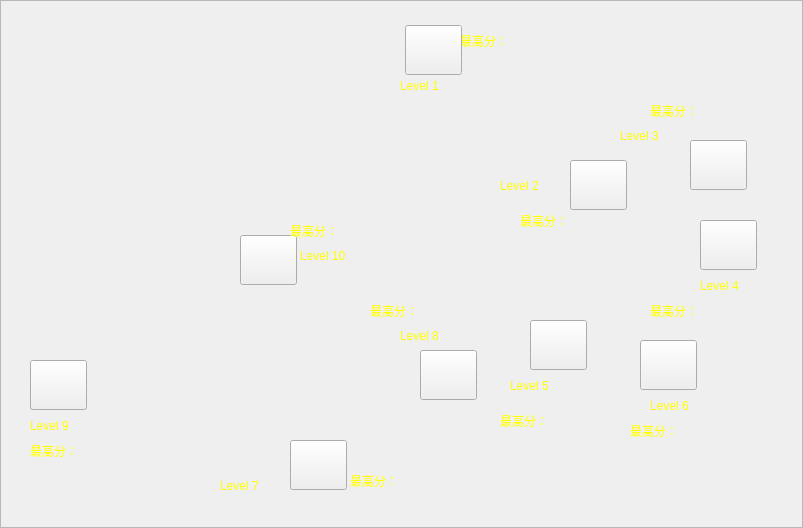
<?xml version="1.0" encoding="UTF-8"?>
<ui version="4.0">
 <class>StartDialog</class>
 <widget class="QWidget" name="StartDialog">
  <property name="geometry">
   <rect>
    <x>0</x>
    <y>0</y>
    <width>803</width>
    <height>528</height>
   </rect>
  </property>
  <property name="windowTitle">
   <string>Form</string>
  </property>
  <property name="styleSheet">
   <string notr="true">QFrame#frame{
	border-image: url(:/TestMode/startBack.png);}
QPushButton{
	border-image: url(:/TestMode/level1.png);}
QPushButton:hover{
	border-image: url(:/TestMode/level2.png);}
QPushButton:disabled{
	border-image: url(:/TestMode/level0.png);}
QLabel{
	font: 75 14pt &quot;黑体&quot;;
	color: rgb(255, 255, 0);
}</string>
  </property>
  <widget class="QFrame" name="frame">
   <property name="enabled">
    <bool>true</bool>
   </property>
   <property name="geometry">
    <rect>
     <x>0</x>
     <y>0</y>
     <width>803</width>
     <height>528</height>
    </rect>
   </property>
   <property name="mouseTracking">
    <bool>true</bool>
   </property>
   <property name="frameShape">
    <enum>QFrame::StyledPanel</enum>
   </property>
   <property name="frameShadow">
    <enum>QFrame::Raised</enum>
   </property>
   <widget class="Ui_ButtonWithDisplay" name="button1">
    <property name="enabled">
     <bool>true</bool>
    </property>
    <property name="geometry">
     <rect>
      <x>405</x>
      <y>25</y>
      <width>57</width>
      <height>50</height>
     </rect>
    </property>
    <property name="text">
     <string/>
    </property>
   </widget>
   <widget class="Ui_ButtonWithDisplay" name="button2">
    <property name="enabled">
     <bool>true</bool>
    </property>
    <property name="geometry">
     <rect>
      <x>570</x>
      <y>160</y>
      <width>57</width>
      <height>50</height>
     </rect>
    </property>
    <property name="text">
     <string/>
    </property>
   </widget>
   <widget class="Ui_ButtonWithDisplay" name="button3">
    <property name="enabled">
     <bool>true</bool>
    </property>
    <property name="geometry">
     <rect>
      <x>690</x>
      <y>140</y>
      <width>57</width>
      <height>50</height>
     </rect>
    </property>
    <property name="text">
     <string/>
    </property>
   </widget>
   <widget class="Ui_ButtonWithDisplay" name="button4">
    <property name="enabled">
     <bool>true</bool>
    </property>
    <property name="geometry">
     <rect>
      <x>700</x>
      <y>220</y>
      <width>57</width>
      <height>50</height>
     </rect>
    </property>
    <property name="text">
     <string/>
    </property>
   </widget>
   <widget class="Ui_ButtonWithDisplay" name="button5">
    <property name="enabled">
     <bool>true</bool>
    </property>
    <property name="geometry">
     <rect>
      <x>530</x>
      <y>320</y>
      <width>57</width>
      <height>50</height>
     </rect>
    </property>
    <property name="text">
     <string/>
    </property>
   </widget>
   <widget class="Ui_ButtonWithDisplay" name="button6">
    <property name="enabled">
     <bool>true</bool>
    </property>
    <property name="geometry">
     <rect>
      <x>640</x>
      <y>340</y>
      <width>57</width>
      <height>50</height>
     </rect>
    </property>
    <property name="text">
     <string/>
    </property>
   </widget>
   <widget class="Ui_ButtonWithDisplay" name="button7">
    <property name="enabled">
     <bool>true</bool>
    </property>
    <property name="geometry">
     <rect>
      <x>290</x>
      <y>440</y>
      <width>57</width>
      <height>50</height>
     </rect>
    </property>
    <property name="text">
     <string/>
    </property>
   </widget>
   <widget class="Ui_ButtonWithDisplay" name="button8">
    <property name="enabled">
     <bool>true</bool>
    </property>
    <property name="geometry">
     <rect>
      <x>420</x>
      <y>350</y>
      <width>57</width>
      <height>50</height>
     </rect>
    </property>
    <property name="text">
     <string/>
    </property>
   </widget>
   <widget class="Ui_ButtonWithDisplay" name="button9">
    <property name="enabled">
     <bool>true</bool>
    </property>
    <property name="geometry">
     <rect>
      <x>30</x>
      <y>360</y>
      <width>57</width>
      <height>50</height>
     </rect>
    </property>
    <property name="text">
     <string/>
    </property>
   </widget>
   <widget class="Ui_ButtonWithDisplay" name="button10">
    <property name="enabled">
     <bool>true</bool>
    </property>
    <property name="geometry">
     <rect>
      <x>240</x>
      <y>235</y>
      <width>57</width>
      <height>50</height>
     </rect>
    </property>
    <property name="text">
     <string/>
    </property>
   </widget>
   <widget class="QLabel" name="label">
    <property name="geometry">
     <rect>
      <x>400</x>
      <y>60</y>
      <width>71</width>
      <height>51</height>
     </rect>
    </property>
    <property name="text">
     <string>Level 1</string>
    </property>
   </widget>
   <widget class="QLabel" name="label_2">
    <property name="geometry">
     <rect>
      <x>500</x>
      <y>160</y>
      <width>71</width>
      <height>51</height>
     </rect>
    </property>
    <property name="text">
     <string>Level 2</string>
    </property>
   </widget>
   <widget class="QLabel" name="label_3">
    <property name="geometry">
     <rect>
      <x>620</x>
      <y>110</y>
      <width>71</width>
      <height>51</height>
     </rect>
    </property>
    <property name="text">
     <string>Level 3</string>
    </property>
   </widget>
   <widget class="QLabel" name="label_4">
    <property name="geometry">
     <rect>
      <x>700</x>
      <y>260</y>
      <width>71</width>
      <height>51</height>
     </rect>
    </property>
    <property name="text">
     <string>Level 4</string>
    </property>
   </widget>
   <widget class="QLabel" name="label_5">
    <property name="geometry">
     <rect>
      <x>510</x>
      <y>360</y>
      <width>71</width>
      <height>51</height>
     </rect>
    </property>
    <property name="text">
     <string>Level 5</string>
    </property>
   </widget>
   <widget class="QLabel" name="label_6">
    <property name="geometry">
     <rect>
      <x>650</x>
      <y>380</y>
      <width>71</width>
      <height>51</height>
     </rect>
    </property>
    <property name="text">
     <string>Level 6</string>
    </property>
   </widget>
   <widget class="QLabel" name="label_7">
    <property name="geometry">
     <rect>
      <x>220</x>
      <y>460</y>
      <width>71</width>
      <height>51</height>
     </rect>
    </property>
    <property name="text">
     <string>Level 7</string>
    </property>
   </widget>
   <widget class="QLabel" name="label_8">
    <property name="geometry">
     <rect>
      <x>400</x>
      <y>310</y>
      <width>71</width>
      <height>51</height>
     </rect>
    </property>
    <property name="text">
     <string>Level 8</string>
    </property>
   </widget>
   <widget class="QLabel" name="label_9">
    <property name="geometry">
     <rect>
      <x>30</x>
      <y>400</y>
      <width>71</width>
      <height>51</height>
     </rect>
    </property>
    <property name="text">
     <string>Level 9</string>
    </property>
   </widget>
   <widget class="QLabel" name="label_10">
    <property name="geometry">
     <rect>
      <x>300</x>
      <y>230</y>
      <width>81</width>
      <height>51</height>
     </rect>
    </property>
    <property name="text">
     <string>Level 10</string>
    </property>
   </widget>
   <widget class="QLabel" name="label1">
    <property name="geometry">
     <rect>
      <x>460</x>
      <y>20</y>
      <width>131</width>
      <height>41</height>
     </rect>
    </property>
    <property name="text">
     <string>最高分：</string>
    </property>
   </widget>
   <widget class="QLabel" name="label2">
    <property name="geometry">
     <rect>
      <x>520</x>
      <y>200</y>
      <width>131</width>
      <height>41</height>
     </rect>
    </property>
    <property name="text">
     <string>最高分：</string>
    </property>
   </widget>
   <widget class="QLabel" name="label3">
    <property name="geometry">
     <rect>
      <x>650</x>
      <y>90</y>
      <width>131</width>
      <height>41</height>
     </rect>
    </property>
    <property name="text">
     <string>最高分：</string>
    </property>
   </widget>
   <widget class="QLabel" name="label4">
    <property name="geometry">
     <rect>
      <x>650</x>
      <y>290</y>
      <width>131</width>
      <height>41</height>
     </rect>
    </property>
    <property name="text">
     <string>最高分：</string>
    </property>
   </widget>
   <widget class="QLabel" name="label5">
    <property name="geometry">
     <rect>
      <x>500</x>
      <y>400</y>
      <width>131</width>
      <height>41</height>
     </rect>
    </property>
    <property name="text">
     <string>最高分：</string>
    </property>
   </widget>
   <widget class="QLabel" name="label6">
    <property name="geometry">
     <rect>
      <x>630</x>
      <y>410</y>
      <width>131</width>
      <height>41</height>
     </rect>
    </property>
    <property name="text">
     <string>最高分：</string>
    </property>
   </widget>
   <widget class="QLabel" name="label8">
    <property name="geometry">
     <rect>
      <x>370</x>
      <y>290</y>
      <width>131</width>
      <height>41</height>
     </rect>
    </property>
    <property name="text">
     <string>最高分：</string>
    </property>
   </widget>
   <widget class="QLabel" name="label10">
    <property name="geometry">
     <rect>
      <x>290</x>
      <y>210</y>
      <width>131</width>
      <height>41</height>
     </rect>
    </property>
    <property name="text">
     <string>最高分：</string>
    </property>
   </widget>
   <widget class="QLabel" name="label9">
    <property name="geometry">
     <rect>
      <x>30</x>
      <y>430</y>
      <width>131</width>
      <height>41</height>
     </rect>
    </property>
    <property name="text">
     <string>最高分：</string>
    </property>
   </widget>
   <widget class="QLabel" name="label7">
    <property name="geometry">
     <rect>
      <x>350</x>
      <y>460</y>
      <width>131</width>
      <height>41</height>
     </rect>
    </property>
    <property name="text">
     <string>最高分：</string>
    </property>
   </widget>
   <zorder>label1</zorder>
   <zorder>label</zorder>
   <zorder>button1</zorder>
   <zorder>button2</zorder>
   <zorder>button3</zorder>
   <zorder>button4</zorder>
   <zorder>button5</zorder>
   <zorder>button6</zorder>
   <zorder>button7</zorder>
   <zorder>button8</zorder>
   <zorder>button9</zorder>
   <zorder>button10</zorder>
   <zorder>label_2</zorder>
   <zorder>label_3</zorder>
   <zorder>label_4</zorder>
   <zorder>label_5</zorder>
   <zorder>label_6</zorder>
   <zorder>label_7</zorder>
   <zorder>label_8</zorder>
   <zorder>label_9</zorder>
   <zorder>label_10</zorder>
   <zorder>label2</zorder>
   <zorder>label3</zorder>
   <zorder>label4</zorder>
   <zorder>label5</zorder>
   <zorder>label6</zorder>
   <zorder>label8</zorder>
   <zorder>label10</zorder>
   <zorder>label9</zorder>
   <zorder>label7</zorder>
  </widget>
 </widget>
 <customwidgets>
  <customwidget>
   <class>Ui_ButtonWithDisplay</class>
   <extends>QPushButton</extends>
   <header>ui_buttonwithdisplay.h</header>
  </customwidget>
 </customwidgets>
 <resources>
  <include location="test_TestMode.qrc"/>
 </resources>
 <connections/>
</ui>
